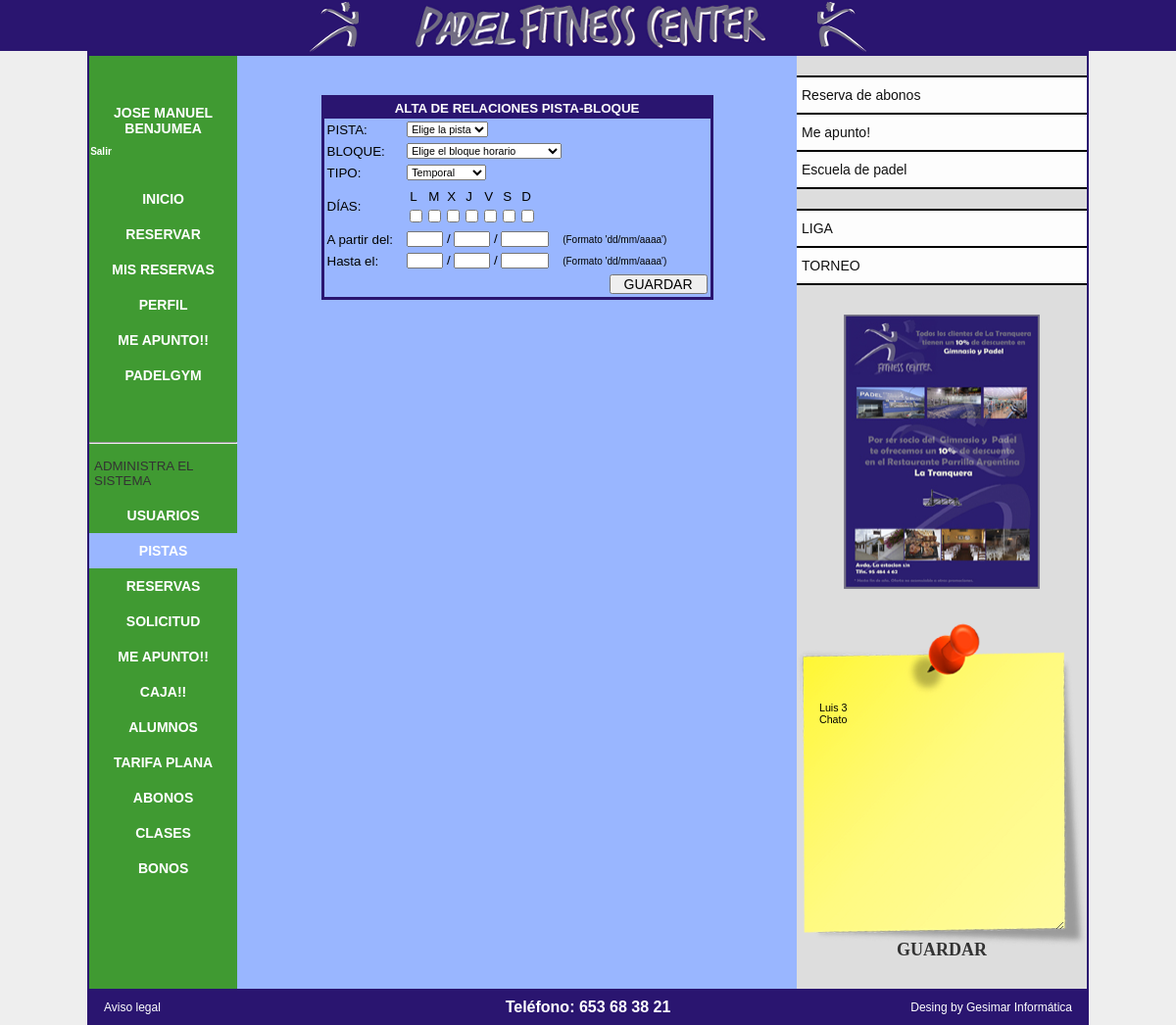
The page /gestion/gest_pistas/alta_relaciones.php (signed in) on the database its author committed.
### tables this page shows
CREATE TABLE IF NOT EXISTS `usuarios` (
  `id_usuario` int(11) NOT NULL,
  `mail` varchar(32) DEFAULT NULL,
  `nick` varchar(20) NOT NULL,
  `pass` varchar(50) DEFAULT NULL,
  `nombre` varchar(32) DEFAULT NULL,
  `apellido1` varchar(32) DEFAULT NULL,
  `apellido2` varchar(32) DEFAULT NULL,
  `dni` varchar(16) DEFAULT NULL,
  `telefono1` varchar(16) DEFAULT NULL,
  `telefono2` varchar(16) DEFAULT NULL,
  `calle` varchar(32) DEFAULT NULL,
  `numero` varchar(8) DEFAULT NULL,
  `bloque` varchar(8) DEFAULT NULL,
  `puerta` varchar(8) DEFAULT NULL,
  `fecha_nacimiento` date DEFAULT NULL,
  `dia_alta` date DEFAULT NULL,
  `hora_alta` time DEFAULT NULL,
  `privilegios` int(11) DEFAULT NULL
);

CREATE TABLE IF NOT EXISTS `post_it` (
  `id` varchar(10) NOT NULL,
  `texto` varchar(1000) NOT NULL,
  `fecha` varchar(10) NOT NULL
);

### conexion.php (called while the page is built, shortened)
<?php
$tabla1='usuarios';
$tabla39='post_it';
?>

### gestion/includes_gestion.php (the view, shortened to what this page needs)
<?php
function generaBloques()
{
	include("../../conexion.php");
	echo "<select name='bloque' id='campo'>";
	echo "<option value='0'>Elige el bloque horario</option>";
	echo "</select>";
}
function generaPistas()
{
	include("../../conexion.php");
	echo "<select name='pista' id='campo'>";
	echo "<option value='0'>Elige la pista</option>";
	echo "</select>";
}
?>

### includes.php (shortened to what this page needs)
<?php function encabezado(){ ?>
<html>
<head>
	<link href="estilos.css" rel="stylesheet" type="text/css" />
<?php
$directorio_actual=$_SERVER['PHP_SELF'];
$palabras=explode("/",$directorio_actual);
$palabras_contadas=count($palabras);
if ($palabras_contadas==4){
	$directorio_padre='../../';
}elseif($palabras_contadas==3){
	$directorio_padre='';
}
    		    ?>
<?php
	$f = explode("/", $_SERVER['PHP_SELF']);
	$directorio_actual=$f[count($f)-3];
	if($directorio_actual=='usuarios' OR $directorio_actual=='gestion'){
?>
	<link rel="stylesheet" href="<?php echo $directorio_padre; ?>css/lightbox.css" type="text/css" media="screen" />
<?php
	}
} ?>
<?php function cabecera(){ ?>
</head>
<body>
<table border='0' width='100%' height='100%' id='pagina'>
	<tr>
		<td id='franja_izda'>&nbsp;</td>
		<td width='85%' id='contenido' align='center' valign='top'>
<table border="0" width='100%' height='100%'>
<tr>
	<td colspan='3' height='50' id='cabecera' align='center'>
		<table border='0' height='100%'>
			<tr>
			<?php
			$f = explode("/", $_SERVER['PHP_SELF']);
			$directorio=$f[count($f)-2];
				if($directorio=="padelmarchena"){
					echo "<td><a href='index.php'><img src='logo.png'></a></td>";
				}else{
					echo "<td><a href='../../../index.php'><img src='../logo.png'></a></td>";
				}
			?>
			</tr>
		</table>
	</td>
</tr>
<?php } ?>
<?php function col_izda1(){ ?>
<tr>
	<td width='200' id='col_izquierda' valign='top'>
<?php } ?>
<?php function enlaces_izda(){
	if($_SESSION['autenticado']=='si'){
	$f = explode("/", $_SERVER['PHP_SELF']);
	$enlace_seleccionado=$f[count($f)-1];
	$directorio=$f[count($f)-2];
	$directorio_padre=$f[1];
?>
<?php
$directorio_actual=$_SERVER['PHP_SELF'];
$palabras=explode("/",$directorio_actual);
$palabras_contadas=count($palabras);
if ($palabras_contadas==4){
	$directorio_padre='../../';
}elseif($palabras_contadas==3){
	$directorio_padre='';
}
    		    ?>
		<table border='0' id='enlaces' width='100%'>
			<tr>
				<td>
				<?php
				include("conexion.php");
				$ssql_usuario = "SELECT nombre, apellido1 FROM `$tabla1` WHERE id_usuario=$_SESSION[id]";
				$resultado_usuario = mysqli_query($conexion, $ssql_usuario);
				$row_usuario = mysqli_fetch_object($resultado_usuario);
				echo "<div id='nombre_usuario'>".$row_usuario->nombre." ".$row_usuario->apellido1;
				echo "<br><div id='enlace_salir'><a href='../../salir.php'>Salir</a></div>";
				echo "</div>";
				?>
				</td>
			</tr>
			<tr>
				<td <?php if($directorio=="padelmarchena" AND $enlace_seleccionado!="index.php"){echo "id='seleccionado'";} ?>><a href='<?php echo $directorio_padre; ?>index.php'>INICIO</a></td>
			</tr>
			<tr>
				<td <?php if($enlace_seleccionado=="reservas.php"){echo "id='seleccionado'";} ?>><a href='<?php echo $directorio_padre; ?>usuarios/reservas/reservas.php'>RESERVAR</a></td>
			</tr>
			<tr>
				<td <?php if($enlace_seleccionado=="mis_reservas.php"){echo "id='seleccionado'";} ?>><a href='<?php echo $directorio_padre; ?>usuarios/reservas/mis_reservas.php'>MIS RESERVAS</a>
				</td>
			</tr>
			<tr>
				<td <?php if($enlace_seleccionado=="perfil.php"){echo "id='seleccionado'";} ?>><a href='<?php echo $directorio_padre; ?>usuarios/datos/perfil.php'>PERFIL</a></td>
			</tr>
			<tr>
				<td <?php if($directorio=="meapunto"){echo "id='seleccionado_nuevo'";}else{echo "id='enlace_nuevo'";} ?>><a href='<?php echo $directorio_padre; ?>usuarios/meapunto/gestion_meapunto.php'>ME APUNTO!!</a></td>
			</tr>
            <tr>
				<td <?php if($enlace_seleccionado=="mis_reservas.php"){echo "id='seleccionado'";} ?>><a href='<?php echo $directorio_padre; ?>usuarios/padelgym/lista_padelgym.php'><b>PADELGYM</b></a>
				</td>
			</tr>
		</table>
<?php
	}
} ?>
<?php function administrar(){
	if($_SESSION['autenticado']=='si' AND $_SESSION['privilegios']=='1'){
	$f = explode("/", $_SERVER['PHP_SELF']);
	$enlace_seleccionado=$f[count($f)-1];
	$directorio=$f[count($f)-2];
?>
<?php
$directorio_actual=$_SERVER['PHP_SELF'];
$palabras=explode("/",$directorio_actual);
$palabras_contadas=count($palabras);
if ($palabras_contadas==4){
	$directorio_padre='../../';
}elseif($palabras_contadas==3){
	$directorio_padre='../';
}
    		    ?>
		<table border='0' id='enlaces' width='100%'>
			<tr>
				<td><hr></td>
			</tr>
			<tr>
				<td class='titulo'>ADMINISTRA EL SISTEMA</td>
			</tr>
			<tr>
				<td <?php if($directorio=="gest_usuarios" AND $enlace_seleccionado!='solicitud.php'){echo "id='seleccionado'";} ?>><a href='<?php echo $directorio_padre; ?>gestion/gest_usuarios/usuarios.php'>USUARIOS</a></td>
			</tr>
			<tr>
				<td <?php if($directorio=="gest_pistas"){echo "id='seleccionado'";} ?>><a href='<?php echo $directorio_padre; ?>gestion/gest_pistas/pistas.php'>PISTAS</a></td>
			</tr>
			<tr>
				<td <?php if($directorio=="gest_reservas"){echo "id='seleccionado'";} ?>><a href='<?php echo $directorio_padre; ?>gestion/gest_reservas/gestion_reservas.php'>RESERVAS</a></td>
			</tr>
			<tr>
				<td <?php if($enlace_seleccionado=='solicitud.php'){echo "id='seleccionado'";} ?>><a href='<?php echo $directorio_padre; ?>gestion/gest_usuarios/solicitud.php'>SOLICITUD</a></td>
			</tr>
			<tr>
				<td <?php if($directorio=="gest_meapunto"){echo "id='seleccionado'";} ?>><a href='<?php echo $directorio_padre; ?>gestion/gest_meapunto/alta_meapunto.php'>ME APUNTO!!</a></td>
			</tr>
            <tr>
				<td <?php if($enlace_seleccionado=="caja.php"){echo "id='seleccionado'";} ?>><a href='<?php echo $directorio_padre1; ?>../../usuarios/caja/caja.php'>CAJA!!</a></td>
			</tr>
              <tr>
				<td <?php if($enlace_seleccionado=="lista_alumnos.php"){echo "id='seleccionado'";} ?>><a href='<?php echo $directorio_padre1; ?>../../usuarios/alumnos/lista_alumnos.php'>ALUMNOS</a></td>
			</tr>
            <tr>
				<td <?php if($enlace_seleccionado=="tarifa_plana.php"){echo "id='seleccionado'";} ?>><a href='<?php echo $directorio_padre1; ?>../../usuarios/tarifa/tarifa_plana.php'>TARIFA PLANA</a></td>
			</tr>
             <tr>
				<td <?php if($enlace_seleccionado=="abono.php"){echo "id='seleccionado'";} ?>><a href='<?php echo $directorio_padre1; ?>../../usuarios/abono/abono.php'>ABONOS</a></td>
			</tr>
               <tr>
				<td <?php if($enlace_seleccionado=="abono.php"){echo "id='seleccionado'";} ?>><a href='<?php echo $directorio_padre1; ?>../../usuarios/clases/lista_bono.php'>CLASES</a></td>
			</tr>
            <tr>
				<td <?php if($enlace_seleccionado=="abono.php"){echo "id='seleccionado'";} ?>><a href='<?php echo $directorio_padre1; ?>../../usuarios/bono/lista_bono.php'>BONOS</a></td>
			</tr>
		</table>
<?php
	}
} ?>
<?php function col_izda2(){ ?>
	</td>
<?php } ?>
<?php function cuerpo1(){ ?>
	<td valign='top' align='center' id='muro' width='700'>
	<table border='0' width='100%'>
		<tr>
			<td align='center'>
<?php } ?>
<?php function cuerpo2(){ ?>
			</td>
		</tr>
</table>
	</td>
<?php } ?>
<?php function col_derecha1(){ ?>
	<td width='200' id='col_derecha' valign='top' align='center'>
<?php } ?>
<?php function eventos1(){
?>
<?php
$directorio_actual=$_SERVER['PHP_SELF'];
$palabras=explode("/",$directorio_actual);
$palabras_contadas=count($palabras);
if ($palabras_contadas==4){
	$directorio_padre='../../';
}elseif($palabras_contadas==3){
	$directorio_padre='../';
}
    		    ?>
<table border='2' id='enlaces_derecha'>
	<tr>
		<td><a href='<?php echo $directorio_padre; ?>extras/abonos.php'>Reserva de abonos</a></td>
	</tr>
	<tr>
		<td><a href='<?php echo $directorio_padre; ?>extras/meapunto.php'>Me apunto!</a></td>
	</tr>
	<tr>
		<td><a href='<?php echo $directorio_padre; ?>extras/escuela_padel.pdf' target='_blank'>Escuela de padel</a></td>
	</tr>
</table>
<table id="enlaces_derecha2">
    <tr>
		<td><a href='<?php echo $directorio_padre; ?>extras/reto_liga.php'>LIGA</a></td>
	</tr>
	<tr>
		<td><a href='<?php echo $directorio_padre; ?>torneo'>TORNEO</a></td>
	</tr>
</table>
<br></br>
<a href="<?php echo $directorio_padre; ?>images/image-1.jpg" rel="lightbox"><img src="<?php echo $directorio_padre; ?>images/thumb-1.jpg" width="200" height="280" alt="" id='cartel' /></a>
<br>
<br>
 <?
				if($_SESSION['autenticado']=='si' AND $_SESSION['privilegios']=='1' OR $_SESSION['privilegios']=='522959'){
				include("conexion.php");
                $sql_post_it = mysqli_query($conexion, "SELECT texto FROM `$tabla39` ");
				$row_post_it = mysqli_fetch_object($sql_post_it);
				?>
                <div id="post_it">
                	<form action="../../../../../../post-it.php" method="post">
                    	<textarea name="textarea" id="contenido" ><? echo $row_post_it->texto; ?></textarea>
                        <input type="submit" name="Guardar" value="GUARDAR" />
                     </form>
		        </div>
                <br>
				<br>
				<br>
                <? } ?>
<?php
	}
?>
<?php function col_derecha2(){ ?>
	</td>
</tr>
<?php } ?>
<?php function pie(){ ?>
<tr>
	<td colspan='3' height='30'>
		<div id='pie'>
			<table border='0' width='100%' id='pie_pagina'>
				<tr>
					<td ><a href='nota.php'>Aviso legal</a></td>
					<td class='telefono' align='center'>Tel&eacute;fono: 653 68 38 21</td>
					<td align='right'><a href='http://www.gesimar.es'>Desing by Gesimar Inform&aacute;tica</a></td>
				</tr>
			</table>
		</div>
	</td>
</tr>
</table>
		</td>
		<td id='franja_derecha'>&nbsp;</td>
	</tr>
</table>
</body>
</html>
<?php } ?>

### estilos.css (style rules this page uses)
body { background:#EEE; font-family:arial; }
* { padding:0px; margin:0px; font-size:14px; }
#franja_izda,#franja_derecha { background-image:url('imagenes/fondo_columnas.png'); background-repeat:repeat-x; border-top:solid 2px #2a1570; }
tr, td, table { padding: 0px; margin: 0px; border: 0px; border-collapse: collapse; }
#contenido { background:#99b6ff; border:solid 2px #2a1570; }
#cabecera { background:#2a1570; }
#cabecera A { color:#FFF; text-decoration:none; font-weight:bold; padding-left:10px; padding-right:10px; padding-top:15px; padding-bottom:15px; font-size:16px; }
#col_izquierda { background:#409a32; }
#enlaces { position:relative; margin-top:50px; }
#enlaces td { text-align:center; }
#enlaces A { color:#FFF; text-decoration:none; font-weight:bold; display:block; padding-top:10px; padding-bottom:10px; }
#enlaces #seleccionado { background:#99b6ff; }
#enlaces #nombre_usuario { border:solid 0px #F00; color:#FEFEFE; font-weight:bold; padding-bottom:15px; }
#enlaces #enlace_salir A { position:relative; right:0px; border:solid 0px #F00; width:95%; text-align:right; font-size:10px; background:#409a32; display: table-cell; }
#enlaces .titulo { padding-top:15px; padding-left:5px; padding-bottom:10px; text-align:left; color:#333; }
#col_derecha { background:#DDD; }
#pie { width:100%; height:100%; background:#2a1570; padding-top:10px; padding-bottom:0px; text-align:center; }
#pie A { color:#FFF; text-decoration:none; font-size:12px; }
#pie_pagina { width:100%; color:#FFF; font-size:12px; }
#pie_pagina td { padding-left:15px; padding-right:15px; width:33%; }
#pie_pagina .telefono { font-size:16px; font-weight:bold; }
#enlaces_derecha { margin-top:20px; width:100%; border-top:1px solid #000; border-bottom:solid 1px #000; }
#enlaces_derecha td { border:solid 0px #00F; }
#enlaces_derecha A { background:#FDFDFD; display:block; padding-top:10px; padding-bottom:10px; padding-left:5px; text-decoration:none; border-top:1px solid #000; border-bottom:solid 1px #000; color:#111; }
#enlaces_derecha2 { margin-top:20px; width:100%; border-top:1px solid #000; border-bottom:solid 1px #000; }
#enlaces_derecha2 td { border:solid 0px #00F; }
#enlaces_derecha2 A { background:#FDFDFD; display:block; padding-top:10px; padding-bottom:10px; padding-left:5px; text-decoration:none; border-top:1px solid #000; border-bottom:solid 1px #000; color:#111; }
TD { font-family : verdana,arial,helvetica; font-size : 10pt; }
INPUT { font-family : verdana,arial,helvetica; font-size : 8pt; }
TEXTAREA { font-family : verdana,arial,helvetica; font-size : 8pt; }
SELECT { font-family : verdana,arial,helvetica; font-size : 8pt; }
#post_it { margin-top:20px; width:296px; height:330px; background:url(../../images/postit.png) no-repeat; }
#post_it textarea { margin-top:80px; border:0px; height:233px; width:250px; background-color: transparent; }
#post_it input { color:#333; margin-top:10px; background-color: transparent; font-weight:bold; font-family:"Palatino Linotype", "Book Antiqua", Palatino, serif; font-size:18px; border:0px; cursor:pointer; }

### rows shown on the page
usuarios: nombre "JOSE MANUEL", apellido1 "BENJUMEA"
post_it: textarea "Luis 3 Chato"
